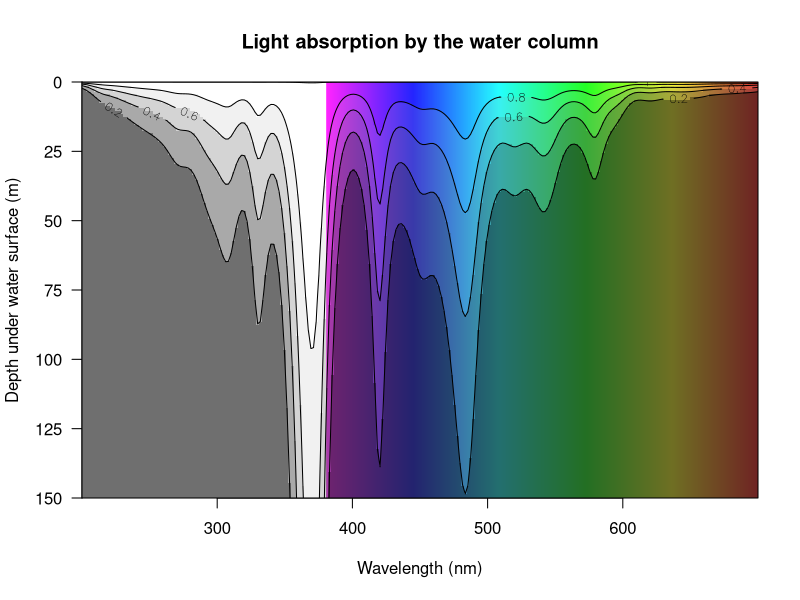

Generate this figure with R:
library(seqinr)


### Name: waterabs
### Title: Light absorption by the water column
### Aliases: waterabs
### Keywords: datasets

### ** Examples

data(waterabs)

d <- 100*seq(from = 0, to = 150, by = 1) # depth in cm
lambda <- waterabs$lambda                # wavelength in nm
abs <- waterabs$absorption               # absorption coefficient cm-1
#
# Smooth signal with cubic splines
#
  tmp <- spline(lambda, abs, n = 255)
  lambda <- tmp$x
  abs <- tmp$y

  zun <- sapply(abs,function(x) 10^(-x*d))
  z <- sapply(nrow(zun):1, function(x) zun[x,])
#
# Set up world coordinates:
#
  plot.new()
  plot.window(xlim = range(lambda), ylim = range(d), xaxs = "i",  yaxs = "i")
#
# Annotate:
#
  title(ylab = 'Depth under water surface (m)', xlab = "Wavelength (nm)",
  main = "Light absorption by the water column")
  axis(2 , at = seq(0, 15000, l = 7),
      labels = rev(c("0","25","50","75","100","125","150")), las = 1)
  axis(1,at=(3:6)*100,labels= TRUE)
#
# Show me rainbow colors:
#
  alpha <- 1
  coul=c(rep(rgb(1,1,1, alpha = alpha), 181),
    rev(hsv(h=seq(0,5/6,l=320),alpha = alpha)))
  rect(seq(200,699), 0, seq(201,700), 15000 , col = coul, border = coul)
#
# Grey scale:
#
  ngris <- 5
  image(x = lambda, y = d, z = z, col = rgb(1:ngris, 1:ngris, 1:ngris, alpha = 0.7*(ngris:1),
  max = ngris),
  axes = F, add = TRUE,
  breaks = seq(from = min(z), to = max(z), length = ngris + 1))

#
# Contour lines:
#
  contour(x = lambda, y = d, z = z, add = TRUE, drawlabels = TRUE,labcex= 0.75,
  col='black',
  levels = seq(from = min(z), to = max(z), length = ngris + 1))
  box()
